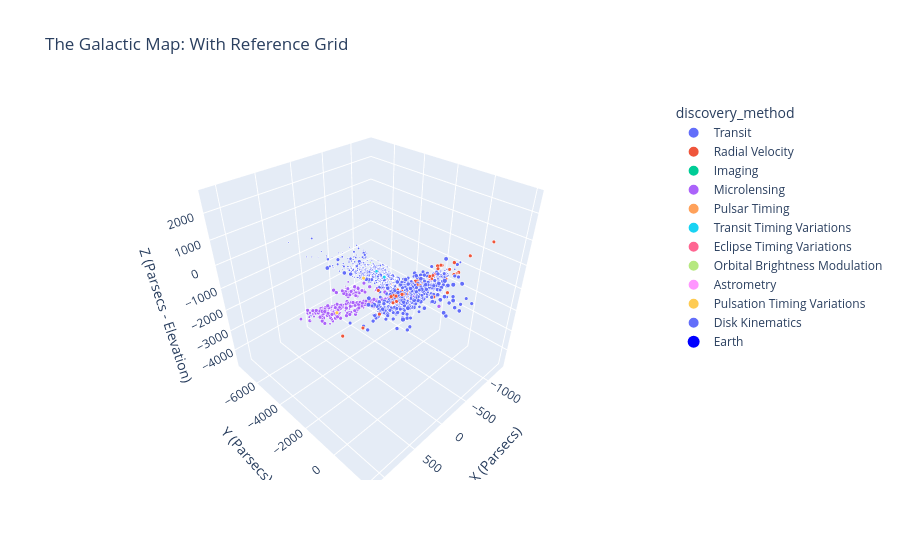

Source (notebook cell):
### Code cell
fig = px.scatter_3d(
    df_map, 
    x='X', y='Y', z='Z',
    color='discovery_method',
    size='planet_radius_earth',  
    size_max=15,                 
    hover_name='planet_name',
    title='The Galactic Map: Visualizing Observational Bias',
    opacity=1
)

fig.add_scatter3d(
    x=[0], y=[0], z=[0], 
    mode='markers', 
    marker=dict(size=8, color='blue', symbol='circle'), 
    name='Earth'
)


fig.update_layout(
    scene=dict(
        xaxis=dict(
            title='X (Parsecs)', 
            showgrid=True, 
            zeroline=True,      
        ),
        yaxis=dict(
            title='Y (Parsecs)', 
            showgrid=True, 
            zeroline=True,      
            showline=True
        ),
        zaxis=dict(
            title='Z (Parsecs - Elevation)', 
            showgrid=True, 
            zeroline=True      
        ),
        aspectmode='cube' 
    ),
    title='The Galactic Map: With Reference Grid'
)
fig.show()

### Figure 1 — Plotly figure (JSON) as saved in the notebook; plotly's stock layout.template omitted (floating-point values rounded to 4 significant figures; data arrays with more than 128 entries replaced by an {"elided": "..."} marker saying what was removed)
{"data": [{"hovertemplate": "<b>%{hovertext}</b><br><br>discovery_method=Transit<br>X=%{x}<br>Y=%{y}<br>Z=%{z}<br>planet_radius_earth=%{marker.size}<extra></extra>", "hovertext": {"elided": "4502 str values"}, "legendgroup": "Transit", "marker": {"color": "#636efa", "opacity": 1, "size": {"elided": "4502 float values"}, "sizemode": "area", "sizeref": 0.3437, "symbol": "circle"}, "mode": "markers", "name": "Transit", "scene": "scene", "showlegend": true, "x": {"elided": "4502 float values"}, "y": {"elided": "4502 float values"}, "z": {"elided": "4502 float values"}, "type": "scatter3d"}, {"hovertemplate": "<b>%{hovertext}</b><br><br>discovery_method=Radial Velocity<br>X=%{x}<br>Y=%{y}<br>Z=%{z}<br>planet_radius_earth=%{marker.size}<extra></extra>", "hovertext": {"elided": "1181 str values"}, "legendgroup": "Radial Velocity", "marker": {"color": "#EF553B", "opacity": 1, "size": {"elided": "1181 float values"}, "sizemode": "area", "sizeref": 0.3437, "symbol": "circle"}, "mode": "markers", "name": "Radial Velocity", "scene": "scene", "showlegend": true, "x": {"elided": "1181 float values"}, "y": {"elided": "1181 float values"}, "z": {"elided": "1181 float values"}, "type": "scatter3d"}, {"hovertemplate": "<b>%{hovertext}</b><br><br>discovery_method=Imaging<br>X=%{x}<br>Y=%{y}<br>Z=%{z}<br>planet_radius_earth=%{marker.size}<extra></extra>", "hovertext": ["GQ Lup b", "HN Peg b", "2MASS J04414489+2301513 b", "CHXR 73 b", "FU Tau b", "Ross 458 c", "ROXs 42 B b", "WD 0806-661 b", "GU Psc b", "USco CTIO 108 b", "CFBDSIR J145829+101343 b", "HD 95086 b", "HD 106906 b", "2MASS J01225093-2439505 b", "HR 8799 b", "HR 8799 d", "HR 8799 e", "HIP 78530 b", "1RXS J160929.1-210524 b", "HR 2562 b", "2MASS J02192210-3925225 b", "HD 100546 b", "KOINTREAU-1 b", "ITG 15 b", "KOINTREAU-3 b", "HD 206893 c", "2MASS J22501512+2325342 b", "HD 169142 b", "HD 135344 A b", "WISPIT 1 b", "HR 8799 c", "LkCa 15 c", "DH Tau b", "COCONUTS-2 b", "USco1621 b", "KOINTREAU-4 b", "Oph 11 b", "HD 284149 AB b", "2MASS J03590986+2009361 b", "2MASS J21252752-8138278 b", "BD+60 1417 b", "HIP 65426 b", "2MASS J12073346-3932539 b", "PDS 70 b", "PDS 70 c", "TYC 8998-760-1 b", "TYC 8998-760-1 c", "2MASS J01033563-5515561 AB b", "AF Lep b", "USco1556 b", "HD 203030 b", "b Cen AB b", "AB Aur b", "bet Pic b", "HIP 21152 b", "VHS J125601.92-125723.9 b", "HIP 81208 C b", "2MASS J11550485-7919108 b", "G 196-3 b", "GJ 900 b", "HIP 39017 b", "HIP 54515 b", "2MASS J0249-0557 c", "WISPIT 2 b", "WISPIT 1 c", "AB Pic b", "GSC 06214-00210 b", "CT Cha b", "LkCa 15 b", "kap And b", "SR 12 AB c", "GJ 504 b", "ROXs 12 b", "2MASS J22362452+4751425 b", "HD 206893 b", "LP 261-75 b", "2M0437 b", "HIP 77900 b", "UCAC4 328-061594 b", "UCAC3 113-933 b", "HIP 79098 AB b", "PZ Tel b", "HIP 99770 b", "51 Eri b", "MWC 758 c", "WISEP J121756.91+162640.2 A b", "CD-35 2722 b", "HD 143811 AB b"], "legendgroup": "Imaging", "marker": {"color": "#00cc96", "opacity": 1, "size": [33.6, 11.78, 12.6, 12.3, 12.2, 14.01, 12.5, 12.6, 14.18, 12.3, 12.4, 12.9, 12.4, 11.21, 13.0, 13.0, 13.11, 12.0, 18.65, 12.44, 16.14, 77.34, 12.4, 12.1, 13.1, 16.37, 11.9, 13.1, 16.25, 12.4, 13.0, 2.84, 30.26, 12.44, 12.2, 12.2, 12.3, 12.0, 12.2, 12.4, 14.68, 16.81, 15.69, 21.97, 22.19, 12.3, 12.33, 12.3, 13.0, 12.3, 14.46, 12.4, 12.5, 18.49, 12.0, 13.67, 12.3, 12.1, 12.0, 12.4, 12.0, 12.2, 12.4, 17.93, 12.8, 12.3, 20.18, 24.66, 2.84, 12.3, 12.3, 12.11, 12.2, 12.3, 14.01, 12.1, 13.0, 12.1, 12.1, 12.1, 12.1, 11.9, 12.2, 2.84, 2.84, 10.47, 17.37, 15.69], "sizemode": "area", "sizeref": 0.3437, "symbol": "circle"}, "mode": "markers", "name": "Imaging", "scene": "scene", "showlegend": true, "x": [-66.36, 14.55, 37.11, -39.69, 49.39, -10.85, -49.32, -4.067, 43.2, -65.29, -16.18, -30.19, -57.47, 28.75, 37.46, 37.46, 37.46, -62.48, -60.19, -3.654, 25.42, -36.91, 53.94, 42.04, -50.36, 33.08, 50.1, 10.52, -74.11, -68.75, 37.46, 50.45, 46.31, -1.148, -51.87, -51.69, -51.34, 52.45, 55.47, 3.874, -22.06, -63.2, -49.56, -71.89, -71.89, -37.34, -37.34, 25.86, 3.762, -65.08, 26.87, -58.95, 38.62, 0.688, 16.17, -12.01, -43.3, -18.69, -12.16, 20.67, -32.83, -80.76, 48.45, 47.52, -68.75, -2.218, -42.12, -43.35, 50.45, 35.65, -40.15, -16.33, -48.97, 43.61, 33.08, -23.23, 40.44, -69.77, -32.28, 43.51, -62.31, 6.92, 17.77, 10.46, 18.54, -9.657, -0.738, -57.48], "y": [-103.4, -9.764, 104.4, 9.441, 110.4, -2.946, -120.9, 6.578, 14.16, -120.1, -15.97, 8.508, -4.494, 10.87, -8.739, -8.739, -8.739, -110.4, -115.0, 16.48, 17.69, 4.3, 136.0, 115.1, -117.3, -22.03, -15.74, -98.03, -85.12, 130.4, -8.739, 137.3, 111.4, 2.225, -113.2, -119.5, -113.2, 97.25, 95.27, -3.096, -4.244, -24.45, -1.635, -45.0, -45.0, -14.56, -14.56, 7.367, 26.01, -108.8, -22.75, -50.33, 134.2, 12.39, 40.07, -2.996, -111.7, 0.4015, 6.717, -2.263, 57.41, 18.19, 44.38, -125.0, 130.4, 26.39, -92.33, 10.78, 137.3, -3.054, -93.82, -5.685, -113.3, -16.65, -22.03, 14.65, 107.3, -114.4, 16.66, 4.018, -118.1, -29.33, -26.72, 27.83, 143.0, -0.7579, 18.14, -103.2], "z": [-88.11, 4.62, 47.11, -186.0, 56.52, 2.467, -59.65, -17.62, 13.95, -45.25, 4.102, -80.32, -85.39, -14.12, 14.87, 14.87, 14.87, -51.19, -50.05, -29.52, -25.46, -103.2, 61.36, 59.85, -58.77, -9.018, 22.75, -56.42, -85.51, -176.6, 14.87, 60.14, 60.27, -10.59, -59.36, -64.71, -55.57, 40.88, 40.47, -33.75, 38.94, -85.21, -40.95, -74.77, -74.77, -85.71, -85.71, -38.79, -5.538, -60.96, 17.35, -60.11, 82.41, -15.36, 4.093, -2.847, -86.14, -99.11, 16.79, 0.583, -5.01, -1.927, -6.859, -18.03, -176.6, -42.47, -38.39, -185.4, 60.14, 34.95, -46.92, 2.871, -58.71, 51.59, -9.018, 19.93, 58.03, -69.28, -16.52, -29.25, -58.57, -36.15, 24.01, -1.284, 68.26, 2.859, -13.11, -68.59], "type": "scatter3d"}, {"hovertemplate": "<b>%{hovertext}</b><br><br>discovery_method=Microlensing<br>X=%{x}<br>Y=%{y}<br>Z=%{z}<br>planet_radius_earth=%{marker.size}<extra></extra>", "hovertext": {"elided": "272 str values"}, "legendgroup": "Microlensing", "marker": {"color": "#ab63fa", "opacity": 1, "size": {"elided": "272 float values"}, "sizemode": "area", "sizeref": 0.3437, "symbol": "circle"}, "mode": "markers", "name": "Microlensing", "scene": "scene", "showlegend": true, "x": {"elided": "272 float values"}, "y": {"elided": "272 float values"}, "z": {"elided": "272 float values"}, "type": "scatter3d"}, {"hovertemplate": "<b>%{hovertext}</b><br><br>discovery_method=Pulsar Timing<br>X=%{x}<br>Y=%{y}<br>Z=%{z}<br>planet_radius_earth=%{marker.size}<extra></extra>", "hovertext": ["PSR B1257+12 b", "PSR B1257+12 d", "PSR J2322-2650 b", "PSR B0329+54 b", "PSR B1257+12 c", "PSR J1719-1438 b"], "legendgroup": "Pulsar Timing", "marker": {"color": "#FFA15A", "opacity": 1, "size": [0.338, 1.8, 13.9, 1.22, 1.91, 2.84], "sizemode": "area", "sizeref": 0.3437, "symbol": "circle"}, "mode": "markers", "name": "Pulsar Timing", "scene": "scene", "showlegend": true, "x": [-565.4, -565.4, 202.5, 175.1, -565.4, -205.8], "y": [-151.6, -151.6, -33.36, 234.5, -151.6, -1143.0], "z": [131.7, 131.7, -103.9, 411.5, 131.7, -303.2], "type": "scatter3d"}, {"hovertemplate": "<b>%{hovertext}</b><br><br>discovery_method=Transit Timing Variations<br>X=%{x}<br>Y=%{y}<br>Z=%{z}<br>planet_radius_earth=%{marker.size}<extra></extra>", "hovertext": ["Kepler-419 c", "Kepler-37 e", "Kepler-415 c", "Kepler-122 f", "Kepler-414 c", "Kepler-415 b", "Kepler-338 e", "Kepler-46 c", "TOI-1266 d", "TOI-2015 c", "Kepler-417 c", "Kepler-414 b", "TOI-199 c", "Kepler-19 c", "WASP-18 c", "Kepler-416 c", "TOI-2202 c", "Kepler-725 c", "AU Mic d", "Kepler-51 e", "Kepler-138 e", "Kepler-416 b", "Kepler-139 f", "Kepler-539 c", "TOI-1408 c", "TOI-4504 d", "TOI-201 c", "Kepler-82 f", "KOI-142 c", "Kepler-1976 b", "KOI-984 c", "Kepler-1513 c", "Kepler-448 c", "WASP-126 c", "TOI-4562 c", "KOI-134 c", "Kepler-411 e", "Kepler-417 b", "Kepler-160 d"], "legendgroup": "Transit Timing Variations", "marker": {"color": "#19d3f3", "opacity": 1, "size": [12.6, 0.37, 2.01, 1.75, 3.01, 1.21, 1.56, 13.5, 1.74, 2.93, 2.69, 1.71, 11.4, 3.68, 8.58, 2.352, 13.4, 3.08, 1.02, 2.18, 0.797, 2.48, 6.67, 13.3, 2.22, 13.6, 11.13, 4.84, 14.0, 12.21, 14.1, 11.0, 12.0, 9.38, 12.8, 9.86, 3.28, 2.31, 2.84], "sizemode": "area", "sizeref": 0.3437, "symbol": "circle"}, "mode": "markers", "name": "Transit Timing Variations", "scene": "scene", "showlegend": true, "x": [272.1, 11.07, 167.2, 283.7, 129.1, 167.2, 94.01, 188.7, -14.02, -25.81, 288.8, 129.1, 8.814, 60.21, 78.6, 196.6, 40.83, 130.0, 5.479, 224.9, 16.95, 196.6, 60.48, 111.4, 28.75, -66.45, 2.966, 257.2, 103.1, 327.2, 72.63, 91.53, 138.9, 34.42, -56.75, 351.7, 30.17, 288.8, 209.6], "y": [-572.6, -44.21, -379.1, -734.8, -243.2, -379.1, -407.9, -539.9, -4.555, -33.19, -654.0, -243.2, 50.53, -161.7, 35.58, -497.7, 50.83, -522.1, -6.239, -451.6, -45.62, -497.7, -275.2, -199.9, -30.28, 146.0, 65.37, -609.7, -266.6, -803.0, -188.7, -254.4, -267.4, 68.65, 140.4, -734.6, -95.08, -654.0, -654.0], "z": [788.0, 44.82, 331.2, 659.7, 308.4, 331.2, 361.1, 526.0, 32.86, 21.76, 661.5, 308.4, -88.47, 134.1, -88.34, 436.9, -226.7, 534.6, -5.057, 599.9, 45.85, 436.9, 271.1, 205.1, 133.1, -302.7, -93.14, 616.4, 245.6, 988.0, 151.5, 221.1, 262.1, -202.4, -304.0, 824.9, 116.9, 661.5, 637.5], "type": "scatter3d"}, {"hovertemplate": "<b>%{hovertext}</b><br><br>discovery_method=Eclipse Timing Variations<br>X=%{x}<br>Y=%{y}<br>Z=%{z}<br>planet_radius_earth=%{marker.size}<extra></extra>", "hovertext": ["UZ For b", "HU Aqr AB b", "UZ For c", "RR Cae b", "DP Leo b", "NN Ser c", "NN Ser d", "NSVS 14256825 b", "NY Vir b", "NY Vir c", "2MASS J19383260+4603591 b", "Kepler-451 d", "HU Aqr AB c", "Kepler-451 c", "DE CVn b", "Kepler-1660 AB b"], "legendgroup": "Eclipse Timing Variations", "marker": {"color": "#FF6692", "opacity": 1, "size": [2.84, 12.8, 2.84, 13.0, 12.7, 12.6, 13.3, 12.3, 13.3, 12.8, 13.4, 13.5, 12.9, 13.5, 12.4, 12.9], "sizemode": "area", "sizeref": 0.3437, "symbol": "circle"}, "mode": "markers", "name": "Eclipse Timing Variations", "scene": "scene", "showlegend": true, "x": [127.3, 139.9, 127.3, 5.856, -285.7, -264.7, -264.7, 469.3, -493.9, -493.9, 114.6, 114.6, 139.9, 114.6, -19.86, 318.5], "y": [174.3, -130.5, 174.3, 12.72, 53.91, -427.5, -427.5, -670.2, -227.2, -227.2, -250.0, -250.0, -130.5, -250.0, -7.911, -849.6], "z": [-104.1, -17.74, -104.1, -15.91, 94.27, 115.3, 115.3, 66.3, -19.27, -19.27, 285.4, 285.4, -17.74, 285.4, 21.79, 767.7], "type": "scatter3d"}, {"hovertemplate": "<b>%{hovertext}</b><br><br>discovery_method=Orbital Brightness Modulation<br>X=%{x}<br>Y=%{y}<br>Z=%{z}<br>planet_radius_earth=%{marker.size}<extra></extra>", "hovertext": ["KOI-55 b", "KOI-55 c", "KIC 10001893 b", "KIC 10001893 c", "KIC 10001893 d", "KIC 10068024 b", "KIC 5479689 b", "KIC 8121913 b", "Kepler-76 b"], "legendgroup": "Orbital Brightness Modulation", "marker": {"color": "#B6E880", "opacity": 1, "size": [0.759, 0.867, 2.84, 2.84, 2.84, 13.4, 14.2, 13.4, 15.24], "sizemode": "area", "sizeref": 0.3437, "symbol": "circle"}, "mode": "markers", "name": "Orbital Brightness Modulation", "scene": "scene", "showlegend": true, "x": [411.9, 411.9, 341.1, 341.1, 341.1, 158.8, 169.1, 246.8, 259.8], "y": [-831.3, -831.3, -1089.0, -1089.0, -1089.0, -465.2, -301.0, -445.8, -578.3], "z": [809.1, 809.1, 1223.0, 1223.0, 1223.0, 527.6, 296.3, 490.5, 524.8], "type": "scatter3d"}, {"hovertemplate": "<b>%{hovertext}</b><br><br>discovery_method=Astrometry<br>X=%{x}<br>Y=%{y}<br>Z=%{z}<br>planet_radius_earth=%{marker.size}<extra></extra>", "hovertext": ["DENIS-P J082303.1-491201 b", "GJ 896 A b", "HD 128717 b", "HIP 66074 b", "Gaia-5 b", "Gaia-4 b"], "legendgroup": "Astrometry", "marker": {"color": "#FF97FF", "opacity": 1, "size": [11.9, 13.3, 12.1, 12.9, 12.1, 12.4], "sizemode": "area", "sizeref": 0.3437, "symbol": "circle"}, "mode": "markers", "name": "Astrometry", "scene": "scene", "showlegend": true, "x": [-7.931, 5.841, -30.66, -8.43, 16.25, -54.41], "y": [11.01, -0.7203, -24.9, -3.607, -25.97, -30.79], "z": [-15.72, 2.135, 62.15, 34.24, 27.52, 38.61], "type": "scatter3d"}, {"hovertemplate": "<b>%{hovertext}</b><br><br>discovery_method=Pulsation Timing Variations<br>X=%{x}<br>Y=%{y}<br>Z=%{z}<br>planet_radius_earth=%{marker.size}<extra></extra>", "hovertext": ["V0391 Peg b", "KIC 7917485 b"], "legendgroup": "Pulsation Timing Variations", "marker": {"color": "#FECB52", "opacity": 1, "size": [13.1, 12.4], "sizemode": "area", "sizeref": 0.3437, "symbol": "circle"}, "mode": "markers", "name": "Pulsation Timing Variations", "scene": "scene", "showlegend": true, "x": [937.2, 491.9], "y": [-518.4, -871.7], "z": [532.1, 954.2], "type": "scatter3d"}, {"hovertemplate": "<b>%{hovertext}</b><br><br>discovery_method=Disk Kinematics<br>X=%{x}<br>Y=%{y}<br>Z=%{z}<br>planet_radius_earth=%{marker.size}<extra></extra>", "hovertext": ["HD 97048 b"], "legendgroup": "Disk Kinematics", "marker": {"color": "#636efa", "opacity": 1, "size": [13.3], "sizemode": "area", "sizeref": 0.3437, "symbol": "circle"}, "mode": "markers", "name": "Disk Kinematics", "scene": "scene", "showlegend": true, "x": [-38.3], "y": [8.834], "z": [-179.6], "type": "scatter3d"}, {"marker": {"color": "blue", "size": 8, "symbol": "circle"}, "mode": "markers", "name": "Earth", "x": [0], "y": [0], "z": [0], "type": "scatter3d"}], "layout": {"scene": {"domain": {"x": [0.0, 1.0], "y": [0.0, 1.0]}, "xaxis": {"title": {"text": "X (Parsecs)"}, "showgrid": true, "zeroline": true}, "yaxis": {"title": {"text": "Y (Parsecs)"}, "showgrid": true, "zeroline": true, "showline": true}, "zaxis": {"title": {"text": "Z (Parsecs - Elevation)"}, "showgrid": true, "zeroline": true}, "aspectmode": "cube"}, "legend": {"title": {"text": "discovery_method"}, "tracegroupgap": 0, "itemsizing": "constant"}, "title": {"text": "The Galactic Map: With Reference Grid"}}}
